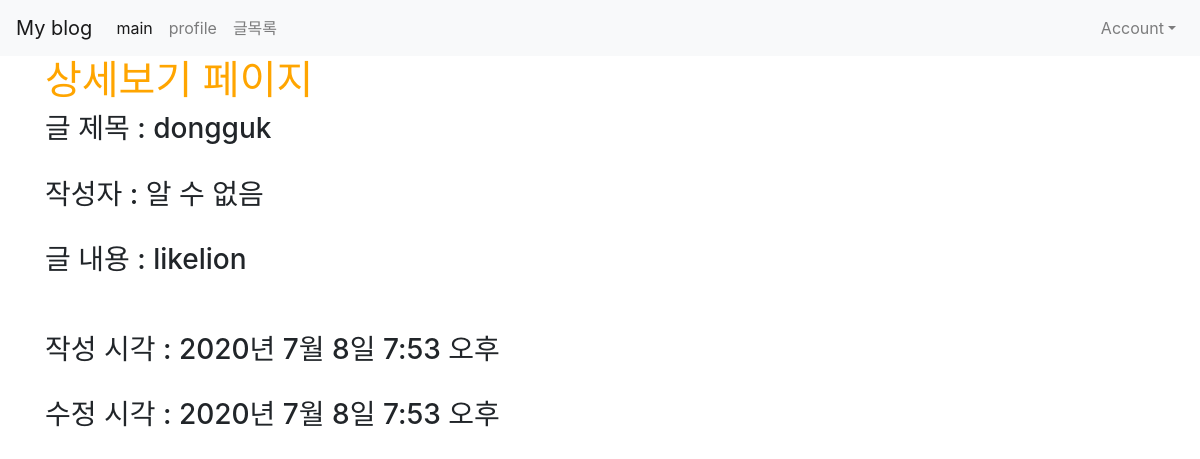
The app's page /posts/show/1/, older data.
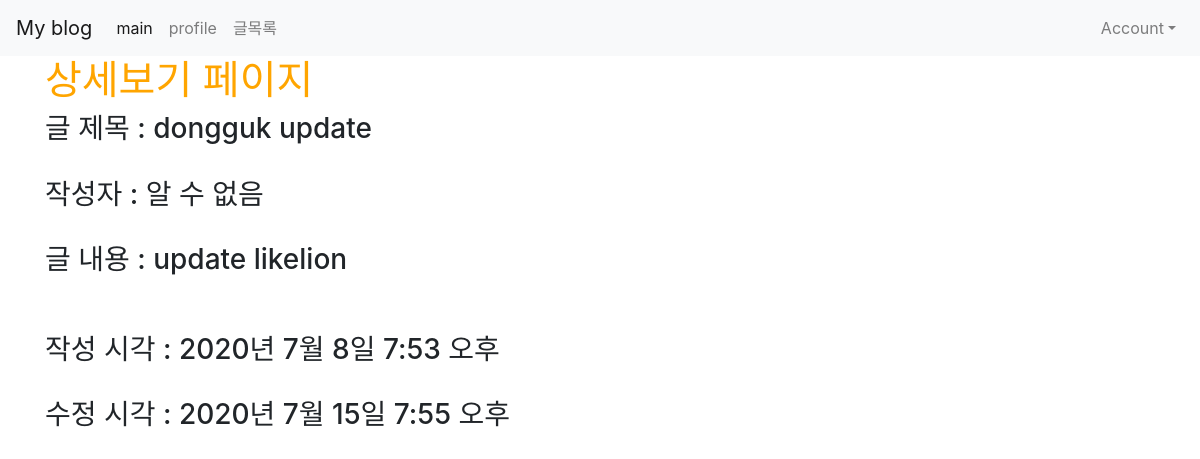
The same page, newer data.
### posts/models.py (models this page shows)
class Post(models.Model):# user:post=1:n 이므로 n쪽에 user 작성
    title = models.CharField(max_length=50, null=False)
    content = models.TextField()
    view_count = models.IntegerField(default=0)
    user=models.ForeignKey(User, on_delete=models.CASCADE, null=True)
    created_at = models.DateTimeField(auto_now_add=True)
    updated_at = models.DateTimeField(auto_now = True)
    image=models.ImageField(upload_to='images/', null=True)

### posts/views.py (the view)
# urls.py: path('show/<int:id>/', show, name="show"),
def show(request, id):
    post = Post.objects.get(pk=id)
    return render(request, 'posts/show.html', {'post': post})

### posts/templates/posts/show.html (shortened to what this page needs)
{% extends 'base.html' %}
{% block content %}
    <h1>상세보기 페이지</h1>
    <h3>글 제목 : {{ post.title }} </h3><br>
    {% if post.user %}
        <h3>작성자 : {{ post.user }}</h3><br>
    {% else %}
        <h3>작성자 : 알 수 없음</h3><br>
    {% endif %}
    <h3>글 내용 : {{ post.content }} </h3><br>
    <br>
    <h3>작성 시각 : {{ post.created_at }} </h3><br>
    <h3>수정 시각 : {{ post.updated_at }}</h3><br>
{% endblock %}

Row changes from the older to the newer data that the page shows:
changed Post "2020년 7월 8일 7:53 오후": title "dongguk" → "dongguk update"; content "likelion" → "update likelion"; updated_at "2020년 7월 8일 7:53 오후" → "2020년 7월 15일 7:55 오후"
